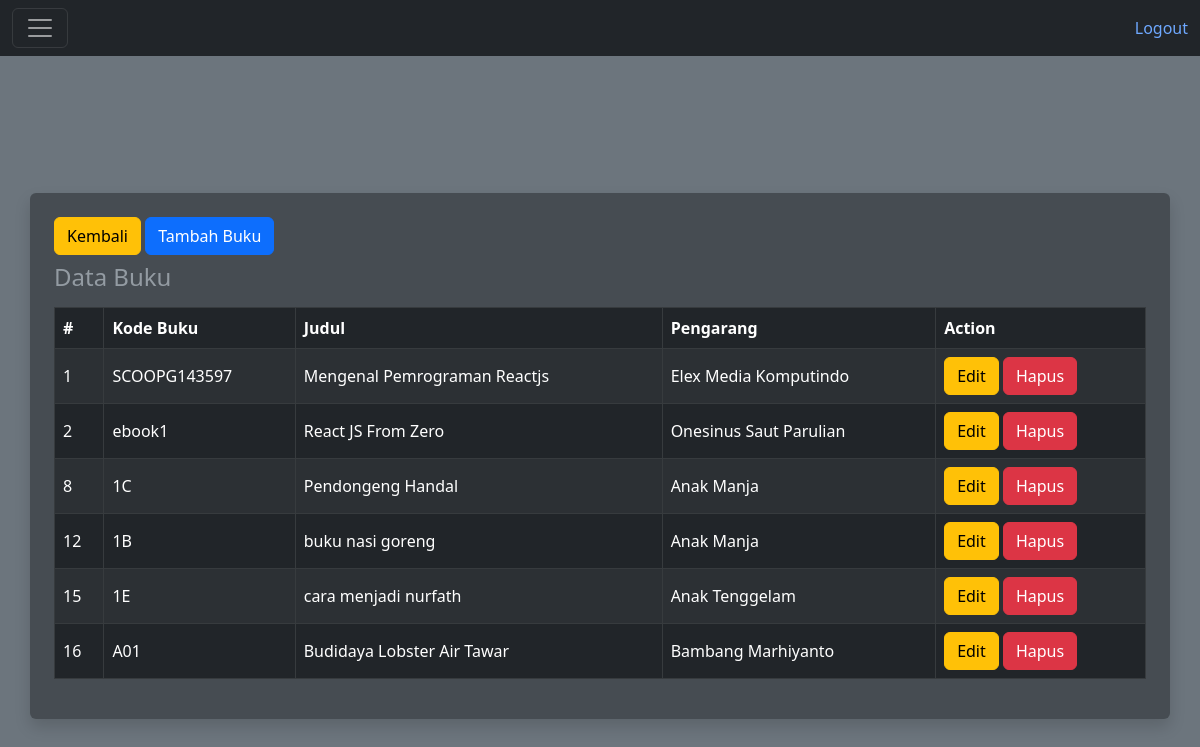
Screenshot of /pages/buku/p_buku.php (signed in) with the database file from the repository.
### tables this page shows
CREATE TABLE `m_buku` (
  `id` int(11) NOT NULL,
  `kode_buku` varchar(45) NOT NULL,
  `judul` varchar(45) NOT NULL,
  `pengarang` varchar(45) NOT NULL
);

### pages/buku/p_buku.php (the view, shortened to what this page needs)
<!DOCTYPE html>
<html lang="en" data-bs-theme="dark">
<head>
    <link rel="stylesheet" href="https://cdn.jsdelivr.net/npm/bootstrap@5.3.0/dist/css/bootstrap.min.css">
</head>
<body class="bg-secondary">
<?php
    include '../../functions/koneksi.php';
?>
<nav class="navbar navbar-dark bg-dark">
  <div class="container-fluid">
    <button class="navbar-toggler" type="button" data-bs-toggle="collapse" data-bs-target="#navbarToggleExternalContent" aria-controls="navbarToggleExternalContent" aria-expanded="false" aria-label="Toggle navigation">
      <span class="navbar-toggler-icon"></span>
    </button>
    <a class="link-offset-2 link-offset-3-hover link-underline-warning link-underline-opacity-0 link-underline-opacity-75-hover" href="../../functions/logout.php">Logout</a>
  </div>
</nav>
<div class="min-vh-100 d-flex flex-column justify-content-center align-items-center">
    <div class="container-sm p-4 bg-dark bg-opacity-50 rounded shadow">
        <a class="btn btn-warning" href="../../main.php">Kembali</a>
        <a class="btn btn-primary" href="tambah.php">Tambah Buku</a>
            <div class="table-reponsive overflow-auto">
                <table class="table table-dark table-striped table-bordered align-middle caption-top">
                    <caption class="text-start">
                        <h4>Data Buku</h4>
                    </caption>
                    <thead>
                        <tr>
                            <th scope="col">#</th>
                            <th scope="col">Kode Buku</th>
                            <th scope="col">Judul</th>
                            <th scope="col">Pengarang</th>
                            <th scope="col">Action</th>
                        </tr>
                    </thead>
                    <tbody>
                        <?php
                         $sql = "SELECT * FROM m_buku";
                         $result = mysqli_query($conn, $sql);
                         while($row = mysqli_fetch_assoc($result)){
                        ?>
                        <tr>
                            <td scope="row"><?php echo $row['id']; ?></td>
                            <td><?php echo $row['kode_buku']; ?></td>
                            <td><?php echo $row['judul']; ?></td>
                            <td><?php echo $row['pengarang']; ?></td>
                            <td>
                                <a class="btn btn-warning" href="edit.php?id=<?php echo $row['id']; ?>">Edit</a>
                                <a class="btn btn-danger" href="hapus.php?id=<?php echo $row['id']; ?>">Hapus</a>
                            </td>
                        </tr>
                        <?php
                         }
                         ?>
                    </tbody>
                </table>
            </div>
    </div>
</div>
</body>
</html>

### rows the page displays
m_buku: id "1", kode_buku "SCOOPG143597", judul "Mengenal Pemrograman Reactjs", pengarang "Elex Media Komputindo"
m_buku: id "2", kode_buku "ebook1", judul "React JS From Zero", pengarang "Onesinus Saut Parulian"
m_buku: id "8", kode_buku "1C", judul "Pendongeng Handal", pengarang "Anak Manja"
m_buku: id "12", kode_buku "1B", judul "buku nasi goreng", pengarang "Anak Manja"
m_buku: id "15", kode_buku "1E", judul "cara menjadi nurfath", pengarang "Anak Tenggelam"
m_buku: id "16", kode_buku "A01", judul "Budidaya Lobster Air Tawar", pengarang "Bambang Marhiyanto"
